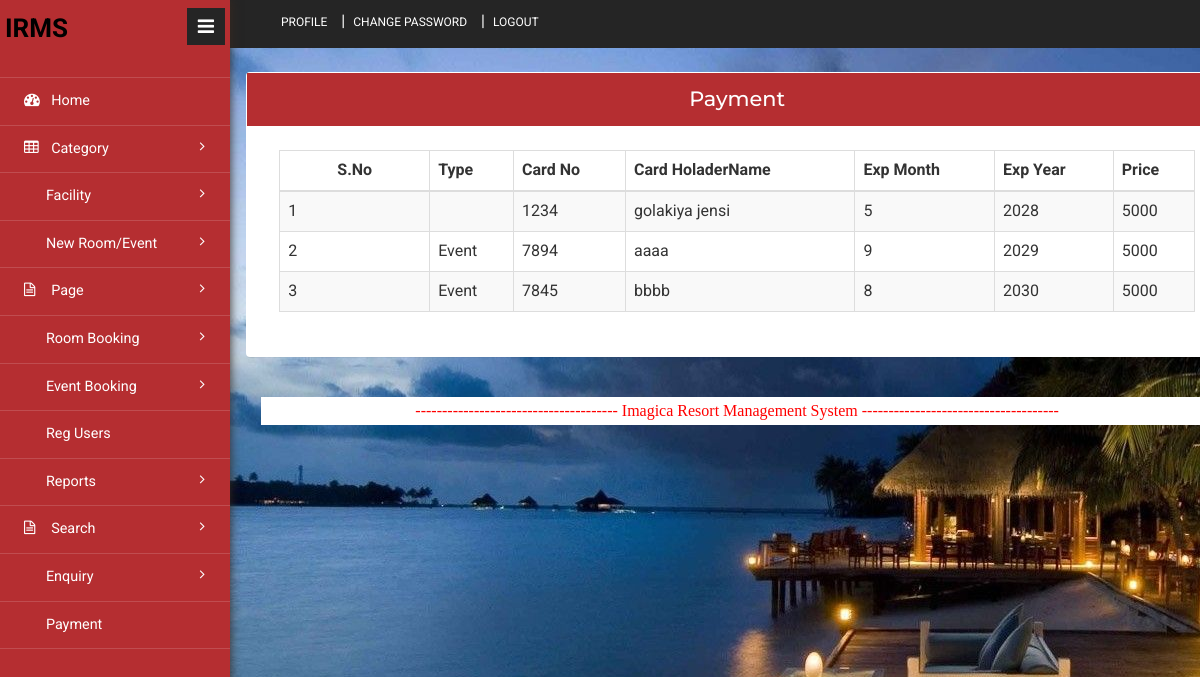
Screenshot of /admin/payment.php (signed in) with the database file from the repository.
### tables this page shows
CREATE TABLE `payment` (
  `ID` int(5) NOT NULL,
  `Type` varchar(50) NOT NULL,
  `BookingNumber` int(50) NOT NULL,
  `cardno` int(20) NOT NULL,
  `cardholder` varchar(120) NOT NULL,
  `month` int(5) NOT NULL,
  `year` int(5) NOT NULL,
  `cvv` int(5) NOT NULL,
  `price` int(20) NOT NULL
);

### admin/payment.php (the view, shortened to what this page needs)
<?php
include('includes/dbconnection.php');
if (strlen($_SESSION['hbmsaid']==0)) {
  header('location:logout.php');
  } else{
?>
<!DOCTYPE HTML>
<html>
<head>
<link href="css/bootstrap.min.css" rel='stylesheet' type='text/css' />
<link href="css/style.css" rel='stylesheet' type='text/css' />
<link href="css/font-awesome.css" rel="stylesheet">
<link rel="stylesheet" href="css/icon-font.min.css" type='text/css' />
</head>
<body>
   <div class="page-container">
	<div class="left-content">
	   <div class="inner-content">
			<?php include_once('includes/header.php');?>
			<div class="content">
	<div class="grids">
					<div class="panel panel-widget forms-panel">
						<div class="forms">
							<div class="form-grids widget-shadow" data-example-id="basic-forms">
								<div class="form-title">
									<h4>Payment </h4>
								</div>
								<div class="form-body">
									     <table class="table table-bordered table-striped table-vcenter js-dataTable-full-pagination">
                                <thead>
                                    <tr>
                                        <th class="text-center">S.No</th>
                                        <th>Type</th>
                                        <th>Card No</th>
                                        <th>Card HoladerName</th>
                                        <th>Exp Month</th>
                                        <th>Exp Year</th>
                                        <th>Price</th>
                                       </tr>
                                </thead>
                                <tbody>
                                    <?php
$sql="SELECT * from payment";
$query = $dbh -> prepare($sql);
$query->execute();
$results=$query->fetchAll(PDO::FETCH_OBJ);
$cnt=1;
if($query->rowCount() > 0)
{
foreach($results as $row)
{               ?>
                                    <tr>
                                        <td><?php echo htmlentities($cnt);?></td>
                                        <td><?php  echo htmlentities($row->Type);?></td>
                                        <td><?php  echo htmlentities($row->cardno);?></td>
                                        <td><?php  echo htmlentities($row->cardholder);?></td>
                                        <td><?php  echo htmlentities($row->month);?></td>
                                        <td><?php  echo htmlentities($row->year);?></td>
                                        <td><?php  echo htmlentities($row->price);?></td>
                                    </tr>
                                    <?php $cnt=$cnt+1;}} ?>
                                </tbody>
                            </table>
								</div>
							</div>
						</div>
					</div>
				</div>
<?php include_once('includes/footer.php');?>
</div>
</div>
		</div>
</div>
			<?php include_once('includes/sidebar.php');?>
</body>
</html><?php }  ?>

### rows the page displays
payment: cardno "1234", cardholder "golakiya jensi", month "5", year "2028", price "5000"
payment: Type "Event", cardno "7894", cardholder "aaaa", month "9", year "2029", price "5000"
payment: Type "Event", cardno "7845", cardholder "bbbb", month "8", year "2030", price "5000"
